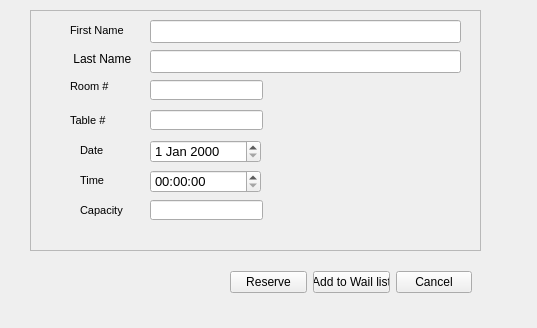
<ui version="4.0" >
 <author></author>
 <comment></comment>
 <exportmacro></exportmacro>
 <class>Table_ReserveDialog</class>
 <widget class="QWidget" name="Table_ReserveDialog" >
  <property name="geometry" >
   <rect>
    <x>0</x>
    <y>0</y>
    <width>537</width>
    <height>328</height>
   </rect>
  </property>
  <property name="windowTitle" >
   <string>table_reservedialog</string>
  </property>
  <widget class="QWidget" name="layoutWidget" >
   <property name="geometry" >
    <rect>
     <x>230</x>
     <y>270</y>
     <width>242</width>
     <height>25</height>
    </rect>
   </property>
   <layout class="QHBoxLayout" >
    <property name="margin" >
     <number>0</number>
    </property>
    <property name="spacing" >
     <number>6</number>
    </property>
    <item>
     <widget class="QPushButton" name="pbReserve" >
      <property name="text" >
       <string>Reserve</string>
      </property>
     </widget>
    </item>
    <item>
     <widget class="QPushButton" name="pbAddWaitList" >
      <property name="text" >
       <string>Add to Wail list</string>
      </property>
     </widget>
    </item>
    <item>
     <widget class="QPushButton" name="pbCancel" >
      <property name="text" >
       <string>Cancel</string>
      </property>
     </widget>
    </item>
   </layout>
  </widget>
  <widget class="QFrame" name="frame" >
   <property name="geometry" >
    <rect>
     <x>30</x>
     <y>10</y>
     <width>451</width>
     <height>241</height>
    </rect>
   </property>
   <property name="font" >
    <font>
     <family>MS Shell Dlg</family>
     <pointsize>10</pointsize>
     <weight>50</weight>
     <italic>false</italic>
     <bold>false</bold>
     <underline>false</underline>
     <strikeout>false</strikeout>
    </font>
   </property>
   <property name="frameShape" >
    <enum>QFrame::StyledPanel</enum>
   </property>
   <property name="frameShadow" >
    <enum>QFrame::Raised</enum>
   </property>
   <widget class="QLabel" name="label_10" >
    <property name="geometry" >
     <rect>
      <x>50</x>
      <y>130</y>
      <width>51</width>
      <height>22</height>
     </rect>
    </property>
    <property name="text" >
     <string>&lt;html>&lt;head>&lt;meta name="qrichtext" content="1" />&lt;/head>&lt;body style=" white-space: pre-wrap; font-family:MS Shell Dlg; font-size:10pt; font-weight:400; font-style:normal; text-decoration:none;">&lt;p style=" margin-top:0px; margin-bottom:0px; margin-left:0px; margin-right:0px; -qt-block-indent:0; text-indent:0px; font-size:8pt;">Date&lt;/p>&lt;/body>&lt;/html></string>
    </property>
    <property name="buddy" >
     <cstring>lnTableNo</cstring>
    </property>
   </widget>
   <widget class="QLabel" name="label_11" >
    <property name="geometry" >
     <rect>
      <x>50</x>
      <y>160</y>
      <width>51</width>
      <height>22</height>
     </rect>
    </property>
    <property name="text" >
     <string>&lt;html>&lt;head>&lt;meta name="qrichtext" content="1" />&lt;/head>&lt;body style=" white-space: pre-wrap; font-family:MS Shell Dlg; font-size:10pt; font-weight:400; font-style:normal; text-decoration:none;">&lt;p style=" margin-top:0px; margin-bottom:0px; margin-left:0px; margin-right:0px; -qt-block-indent:0; text-indent:0px; font-size:8pt;">Time&lt;/p>&lt;/body>&lt;/html></string>
    </property>
    <property name="buddy" >
     <cstring>lnTableNo</cstring>
    </property>
   </widget>
   <widget class="QLabel" name="label_12" >
    <property name="geometry" >
     <rect>
      <x>50</x>
      <y>190</y>
      <width>51</width>
      <height>22</height>
     </rect>
    </property>
    <property name="text" >
     <string>&lt;html>&lt;head>&lt;meta name="qrichtext" content="1" />&lt;/head>&lt;body style=" white-space: pre-wrap; font-family:MS Shell Dlg; font-size:10pt; font-weight:400; font-style:normal; text-decoration:none;">&lt;p style=" margin-top:0px; margin-bottom:0px; margin-left:0px; margin-right:0px; -qt-block-indent:0; text-indent:0px; font-size:8pt;">Capacity&lt;/p>&lt;/body>&lt;/html></string>
    </property>
    <property name="buddy" >
     <cstring>lnTableNo</cstring>
    </property>
   </widget>
   <widget class="QLabel" name="label_6" >
    <property name="geometry" >
     <rect>
      <x>40</x>
      <y>40</y>
      <width>61</width>
      <height>17</height>
     </rect>
    </property>
    <property name="font" >
     <font>
      <family>MS Shell Dlg</family>
      <pointsize>9</pointsize>
      <weight>50</weight>
      <italic>false</italic>
      <bold>false</bold>
      <underline>false</underline>
      <strikeout>false</strikeout>
     </font>
    </property>
    <property name="text" >
     <string> Last Name</string>
    </property>
    <property name="buddy" >
     <cstring>lnCustLastName</cstring>
    </property>
   </widget>
   <widget class="QLabel" name="label" >
    <property name="geometry" >
     <rect>
      <x>40</x>
      <y>10</y>
      <width>61</width>
      <height>22</height>
     </rect>
    </property>
    <property name="text" >
     <string>&lt;html>&lt;head>&lt;meta name="qrichtext" content="1" />&lt;/head>&lt;body style=" white-space: pre-wrap; font-family:MS Shell Dlg; font-size:10pt; font-weight:400; font-style:normal; text-decoration:none;">&lt;p style=" margin-top:0px; margin-bottom:0px; margin-left:0px; margin-right:0px; -qt-block-indent:0; text-indent:0px; font-size:8pt;">First Name&lt;/p>&lt;/body>&lt;/html></string>
    </property>
    <property name="buddy" >
     <cstring>lnCustFirstName</cstring>
    </property>
   </widget>
   <widget class="QLabel" name="label_8" >
    <property name="geometry" >
     <rect>
      <x>40</x>
      <y>100</y>
      <width>51</width>
      <height>22</height>
     </rect>
    </property>
    <property name="text" >
     <string>&lt;html>&lt;head>&lt;meta name="qrichtext" content="1" />&lt;/head>&lt;body style=" white-space: pre-wrap; font-family:MS Shell Dlg; font-size:8.25pt; font-weight:400; font-style:normal; text-decoration:none;">&lt;p style=" margin-top:0px; margin-bottom:0px; margin-left:0px; margin-right:0px; -qt-block-indent:0; text-indent:0px;">&lt;span style=" font-size:8pt;">Table #&lt;/span>&lt;/p>&lt;/body>&lt;/html></string>
    </property>
    <property name="buddy" >
     <cstring>lnTableNo</cstring>
    </property>
   </widget>
   <widget class="QLineEdit" name="lnCustFirstName" >
    <property name="geometry" >
     <rect>
      <x>120</x>
      <y>10</y>
      <width>311</width>
      <height>23</height>
     </rect>
    </property>
   </widget>
   <widget class="QLineEdit" name="lnCustLastName" >
    <property name="geometry" >
     <rect>
      <x>120</x>
      <y>40</y>
      <width>311</width>
      <height>23</height>
     </rect>
    </property>
   </widget>
   <widget class="QLabel" name="label_7" >
    <property name="geometry" >
     <rect>
      <x>40</x>
      <y>70</y>
      <width>47</width>
      <height>14</height>
     </rect>
    </property>
    <property name="text" >
     <string>&lt;html>&lt;head>&lt;meta name="qrichtext" content="1" />&lt;/head>&lt;body style=" white-space: pre-wrap; font-family:MS Shell Dlg; font-size:8.25pt; font-weight:400; font-style:normal; text-decoration:none;">&lt;p style=" margin-top:0px; margin-bottom:0px; margin-left:0px; margin-right:0px; -qt-block-indent:0; text-indent:0px;">&lt;span style=" font-size:8pt;">Room #&lt;/span>&lt;/p>&lt;/body>&lt;/html></string>
    </property>
    <property name="buddy" >
     <cstring>lnRoomNo</cstring>
    </property>
   </widget>
   <widget class="QLineEdit" name="lnRoomNo" >
    <property name="geometry" >
     <rect>
      <x>120</x>
      <y>70</y>
      <width>113</width>
      <height>20</height>
     </rect>
    </property>
   </widget>
   <widget class="QLineEdit" name="lnTableNo" >
    <property name="geometry" >
     <rect>
      <x>120</x>
      <y>100</y>
      <width>113</width>
      <height>20</height>
     </rect>
    </property>
   </widget>
   <widget class="QDateEdit" name="dtDate" >
    <property name="geometry" >
     <rect>
      <x>120</x>
      <y>130</y>
      <width>111</width>
      <height>23</height>
     </rect>
    </property>
   </widget>
   <widget class="QLineEdit" name="lnCapacity" >
    <property name="geometry" >
     <rect>
      <x>120</x>
      <y>190</y>
      <width>113</width>
      <height>20</height>
     </rect>
    </property>
   </widget>
   <widget class="QTimeEdit" name="tmTime" >
    <property name="geometry" >
     <rect>
      <x>120</x>
      <y>160</y>
      <width>111</width>
      <height>23</height>
     </rect>
    </property>
   </widget>
  </widget>
 </widget>
 <pixmapfunction></pixmapfunction>
 <tabstops>
  <tabstop>lnCustFirstName</tabstop>
  <tabstop>lnCustLastName</tabstop>
  <tabstop>lnRoomNo</tabstop>
  <tabstop>lnTableNo</tabstop>
  <tabstop>dtDate</tabstop>
  <tabstop>tmTime</tabstop>
  <tabstop>lnCapacity</tabstop>
  <tabstop>pbReserve</tabstop>
  <tabstop>pbAddWaitList</tabstop>
  <tabstop>pbCancel</tabstop>
 </tabstops>
 <resources/>
 <connections>
  <connection>
   <sender>pbCancel</sender>
   <signal>clicked()</signal>
   <receiver>Table_ReserveDialog</receiver>
   <slot>close()</slot>
   <hints>
    <hint type="sourcelabel" >
     <x>456</x>
     <y>292</y>
    </hint>
    <hint type="destinationlabel" >
     <x>498</x>
     <y>298</y>
    </hint>
   </hints>
  </connection>
 </connections>
</ui>
